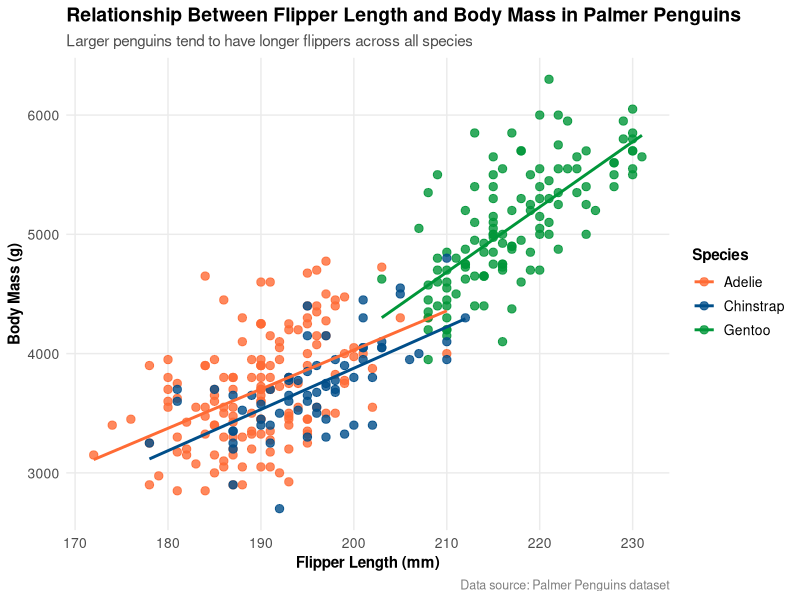
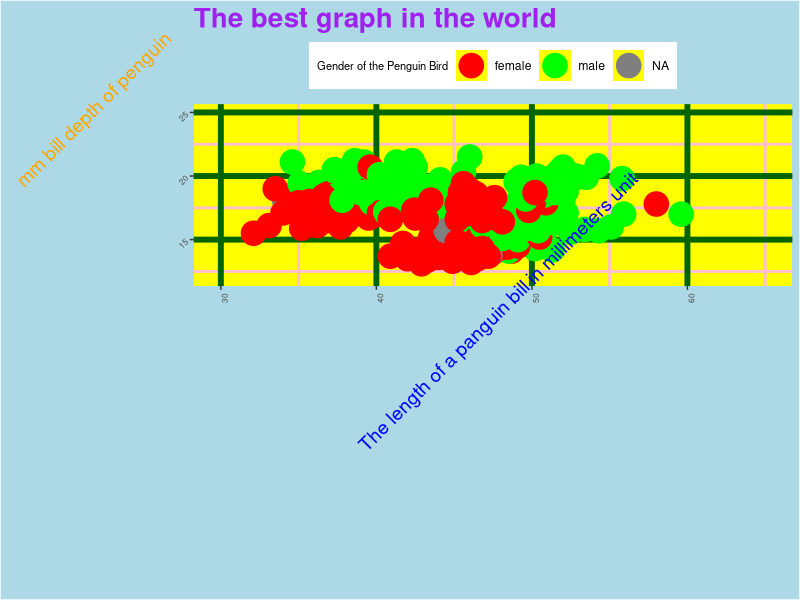

The R source for these figures, in order:
## ---- chunk 1
library(ggplot2)
library(palmerpenguins)
library(dplyr)

data(penguins)
penguins_clean <- penguins %>%
  filter(!is.na(bill_length_mm), !is.na(bill_depth_mm),
         !is.na(flipper_length_mm), !is.na(body_mass_g))
## ---- chunk 2
good_plot <- penguins_clean %>%
  ggplot(aes(x = flipper_length_mm, y = body_mass_g, color = species)) +
  geom_point(size = 2.5, alpha = 0.8) +
  geom_smooth(method = "lm", se = FALSE, linewidth = 1) +
  scale_color_manual(
    values = c("Adelie" = "#FF6B35", "Chinstrap" = "#004E89", "Gentoo" = "#009639"),
    name = "Species"
  ) +
  labs(
    title = "Relationship Between Flipper Length and Body Mass in Palmer Penguins",
    subtitle = "Larger penguins tend to have longer flippers across all species",
    x = "Flipper Length (mm)",
    y = "Body Mass (g)",
    caption = "Data source: Palmer Penguins dataset"
  ) +
  theme_minimal() +
  theme(
    plot.title = element_text(size = 14, face = "bold", hjust = 0),
    plot.subtitle = element_text(size = 11, color = "gray30", hjust = 0),
    axis.title = element_text(size = 11, face = "bold"),
    axis.text = element_text(size = 10),
    legend.title = element_text(size = 11, face = "bold"),
    legend.text = element_text(size = 10),
    panel.grid.minor = element_blank(),
    plot.caption = element_text(size = 9, color = "gray50")
  )

print(good_plot)
## ---- chunk 3
bad_plot <- penguins_clean %>%
  ggplot(aes(x = bill_length_mm, y = bill_depth_mm, color = sex)) +
  geom_point(size = 8, alpha = 1) +
  scale_color_manual(
    values = c("female" = "red", "male" = "green"),
    name = "Gender of the Penguin Bird"
  ) +
  labs(
    title = "The best graph in the world",
    x = "The length of a panguin bill in millimeters unit",
    y = "mm bill depth of penguin"
  ) +
  xlim(30, 65) +
  ylim(12, 25) +
  theme(
    plot.title = element_text(size = 20, face = "bold", color = "purple"),
    axis.title.x = element_text(size = 14, angle = 45, color = "blue"),
    axis.title.y = element_text(size = 14, angle = 45, color = "orange"),
    axis.text.x = element_text(angle = 90, size = 6),
    axis.text.y = element_text(angle = 45, size = 6),
    legend.position = "top",
    legend.title = element_text(size = 8),
    panel.background = element_rect(fill = "yellow"),
    plot.background = element_rect(fill = "lightblue"),
    panel.grid.major = element_line(color = "darkgreen", size = 2),
    panel.grid.minor = element_line(color = "pink", size = 1)
  )

print(bad_plot)
